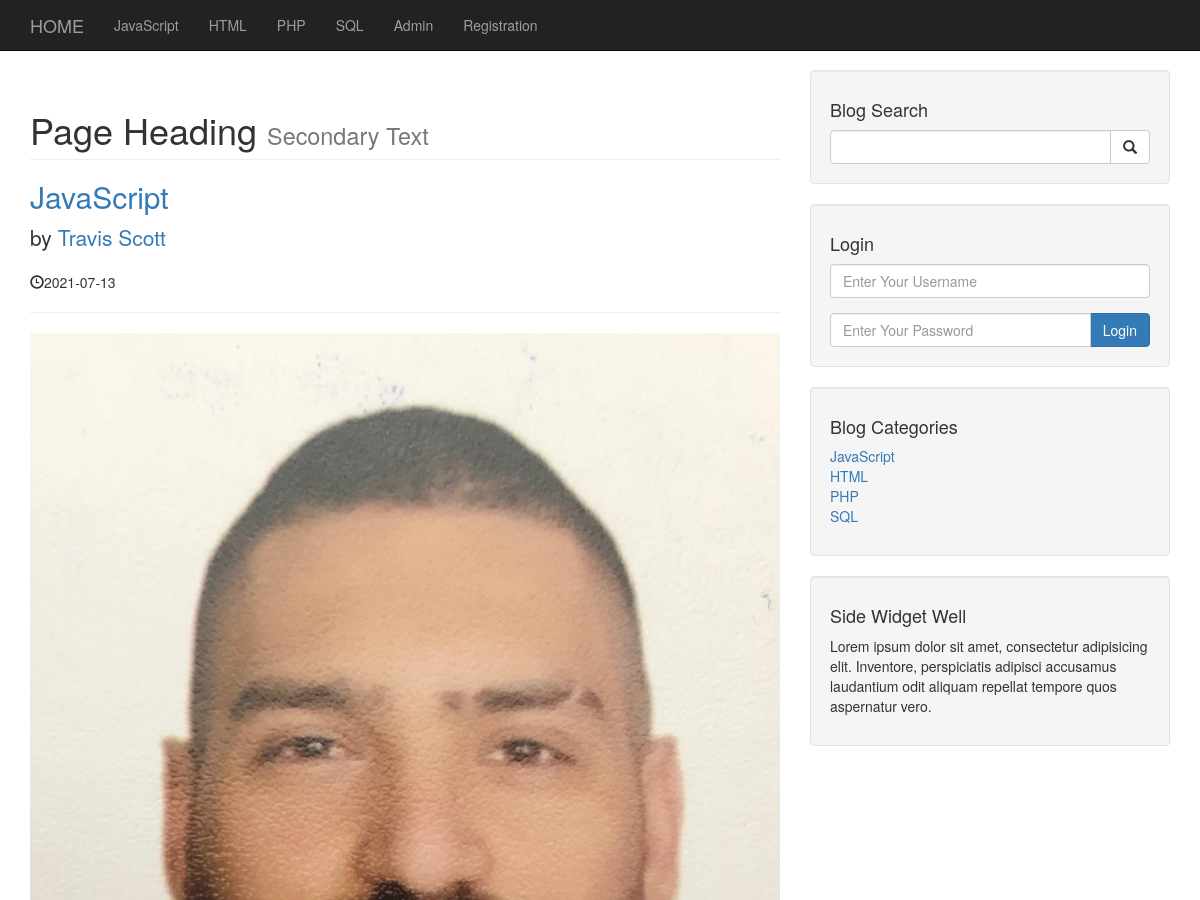
/post.php?p_id=10 (upper part), run on an earlier commit of the app's database.
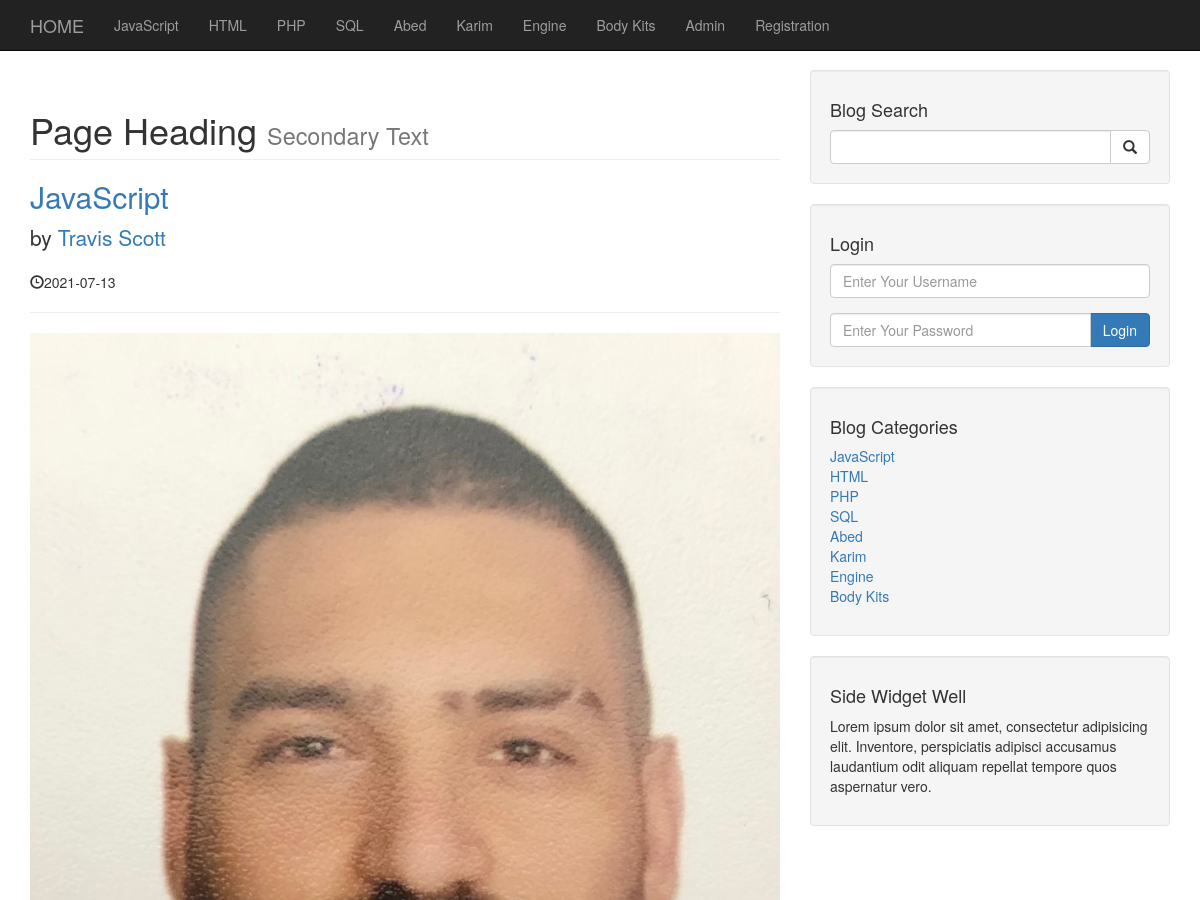
And on a later commit of the database.
### tables this page shows
CREATE TABLE `categories` (
  `cat_id` int(3) NOT NULL,
  `cat_title` varchar(255) NOT NULL
);

CREATE TABLE `posts` (
  `post_id` int(3) NOT NULL,
  `post_category_id` int(3) NOT NULL,
  `post_title` varchar(255) NOT NULL,
  `post_author` varchar(255) NOT NULL,
  `post_date` date NOT NULL,
  `post_image` text NOT NULL,
  `post_content` text NOT NULL,
  `post_tags` varchar(255) NOT NULL,
  `post_comment_count` int(255) NOT NULL,
  `post_status` varchar(255) NOT NULL DEFAULT 'draft'
);

### post.php (the view, shortened to what this page needs)
<?php include "includes/db.php" ?>
<?php include "includes/header.php" ?>
    <?php include "includes/navigation.php" ?>
    <div class="container">
        <div class="row">
            <div class="col-md-8">
                <?php
                if (isset($_GET['p_id'])) {
                    $the_post_id =$_GET['p_id'];
                }
                  $query = "SELECT * FROM posts WHERE post_id = $the_post_id";
                  $select_all_posts_query = mysqli_query($connection , $query);
                  while ($row = mysqli_fetch_assoc($select_all_posts_query)) {
                    $post_title = $row['post_title'];
                    $post_author = $row['post_author'];
                    $post_date = $row['post_date'];
                    $post_image = $row['post_image'];
                ?>
                <h1 class="page-header">
                    Page Heading
                    <small>Secondary Text</small>
                </h1>
                <h2>
                    <a href="#"><?php echo $post_title; ?></a>
                </h2>
                <p class="lead">
                    by <a href="index.php"><?php echo $post_author; ?></a>
                </p>
                <p><span class="glyphicon glyphicon-time"></span><?php echo $post_date; ?></p>
                <hr>
                <img class="img-responsive" src="images/<?php echo $post_image?>" alt="">
                <?php
                  }
                ?>
            </div>
            <?php include "includes/sidebar.php" ?>
        </div>
<?php include "includes/footer.php" ?>

### includes/navigation.php (shortened to what this page needs)
<nav class="navbar navbar-inverse navbar-fixed-top" role="navigation">
    <div class="container">
        <div class="navbar-header">
            <a class="navbar-brand" href="./index.php">HOME</a>
        </div>
        <div class="collapse navbar-collapse" id="bs-example-navbar-collapse-1">
            <ul class="nav navbar-nav">
<?php
  $query ="SELECT * FROM categories";
  $select_all_categories_query = mysqli_query($connection , $query);
  while ($row = mysqli_fetch_assoc($select_all_categories_query)) {
    $cat_title = $row['cat_title'];
    echo "<li><a href='#'>{$cat_title}</a></li>";
  }
?>
                <li>
                    <a href="admin">Admin</a>
                </li>
                <li>
                    <a href="registration.php">Registration</a>
                </li>
            </ul>
        </div>
    </div>
</nav>

### includes/sidebar.php
<div class="col-md-4">
    <div class="well">
        <h4>Blog Search</h4>
        <form class="" action="search.php" method="post">
        <div class="input-group">
            <input type="text" name="search" class="form-control">
            <span class="input-group-btn">
                <button class="btn btn-default" type="submit" name="submit">
                    <span class="glyphicon glyphicon-search"></span>
            </button>
            </span>
        </div>
      </form>
    </div>
    <div class="well">
        <h4>Login</h4>
        <form class="" action="includes/login.php" method="post">
        <div class="form-group">
            <input type="text" name="user_username" class="form-control" placeholder="Enter Your Username">
        </div>
        <div class="input-group">
            <input type="password" name="user_password" class="form-control" placeholder="Enter Your Password">
            <span class="input-group-btn">
            <button class="btn btn-primary" type="submit" name="user_login">Login</button>
            </span>
        </div>
      </form>
    </div>
    <div class="well">
      <?php
        $query ="SELECT * FROM categories";
        $select_categories_sidebar_query = mysqli_query($connection , $query);
      ?>
        <h4>Blog Categories</h4>
        <div class="row">
            <div class="col-lg-6">
                <ul class="list-unstyled">
                  <?php
                          while ($row = mysqli_fetch_assoc($select_categories_sidebar_query)) {
                            $cat_id = $row['cat_id'];
                            $cat_title = $row['cat_title'];
                            echo "<li><a href='category.php?category=$cat_id'>{$cat_title}</a></li>";
                          }
                        ?>
                </ul>
            </div>
        </div>
    </div>
    <?php  include "sideWidget.php";  ?>
</div>

What changed in the data, as far as the page shows it:
added categories: cat_title "Abed"
added categories: cat_title "Karim"
added categories: cat_title "Engine"
added categories: cat_title "Body Kits"
